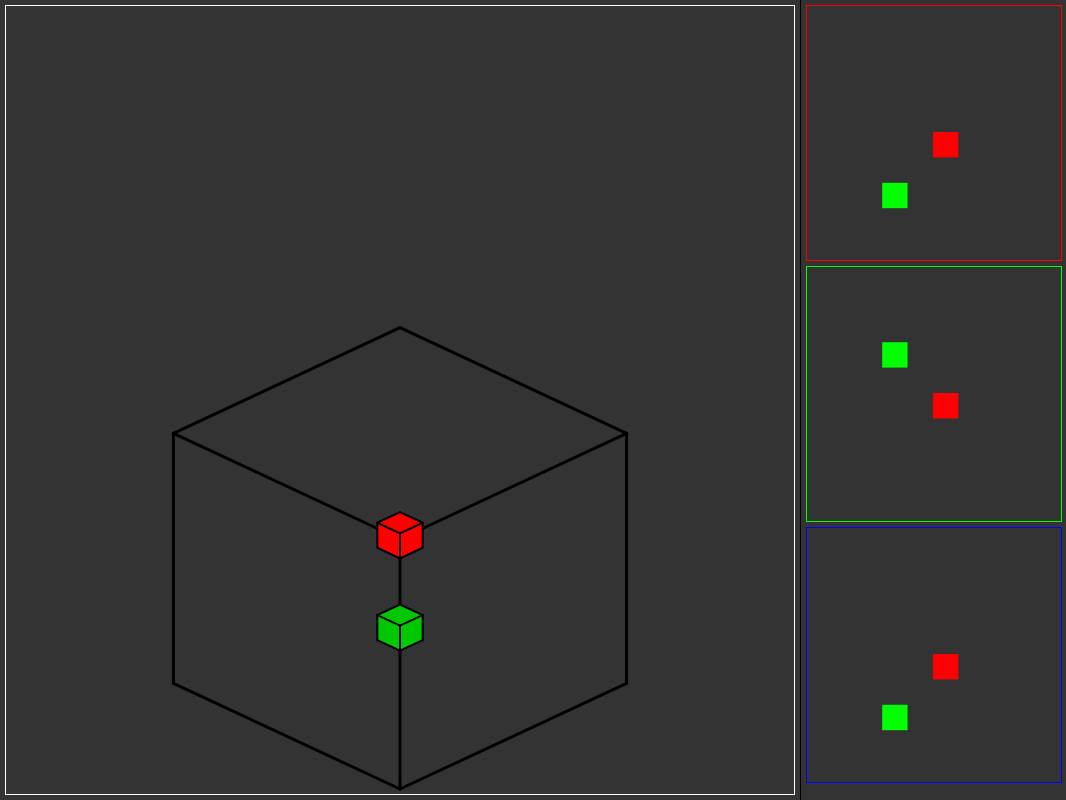
Frame 1 (no input)
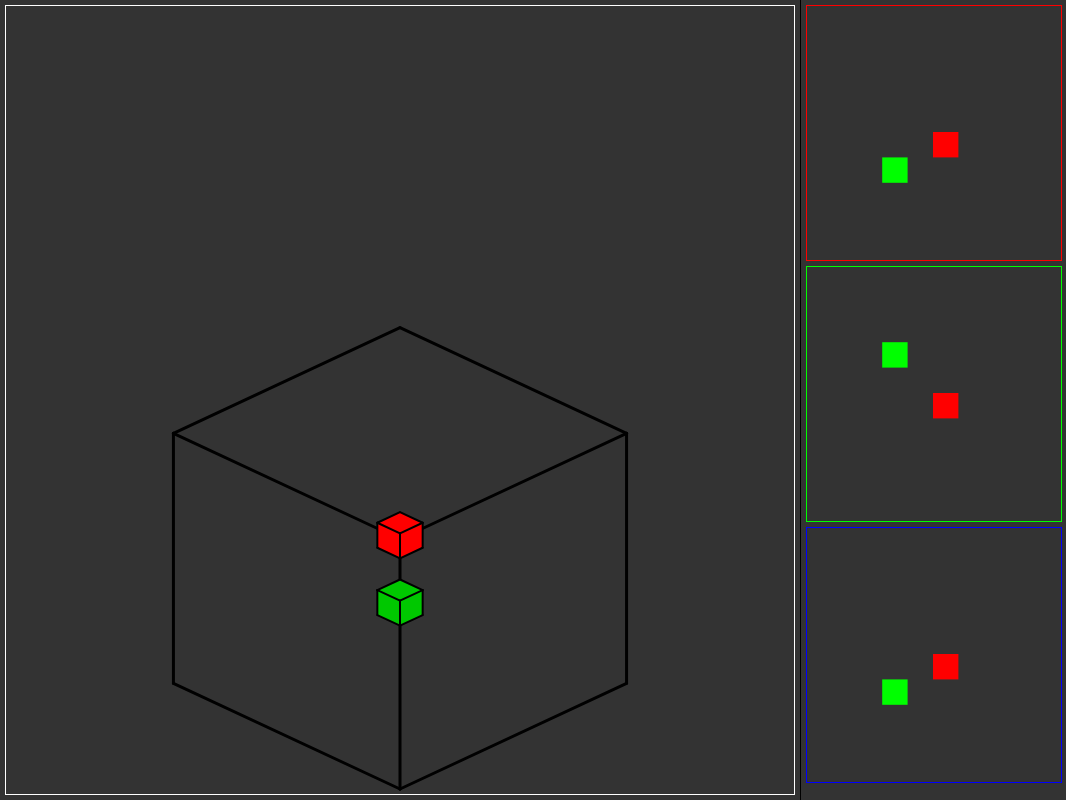
Frame 60 (no input)
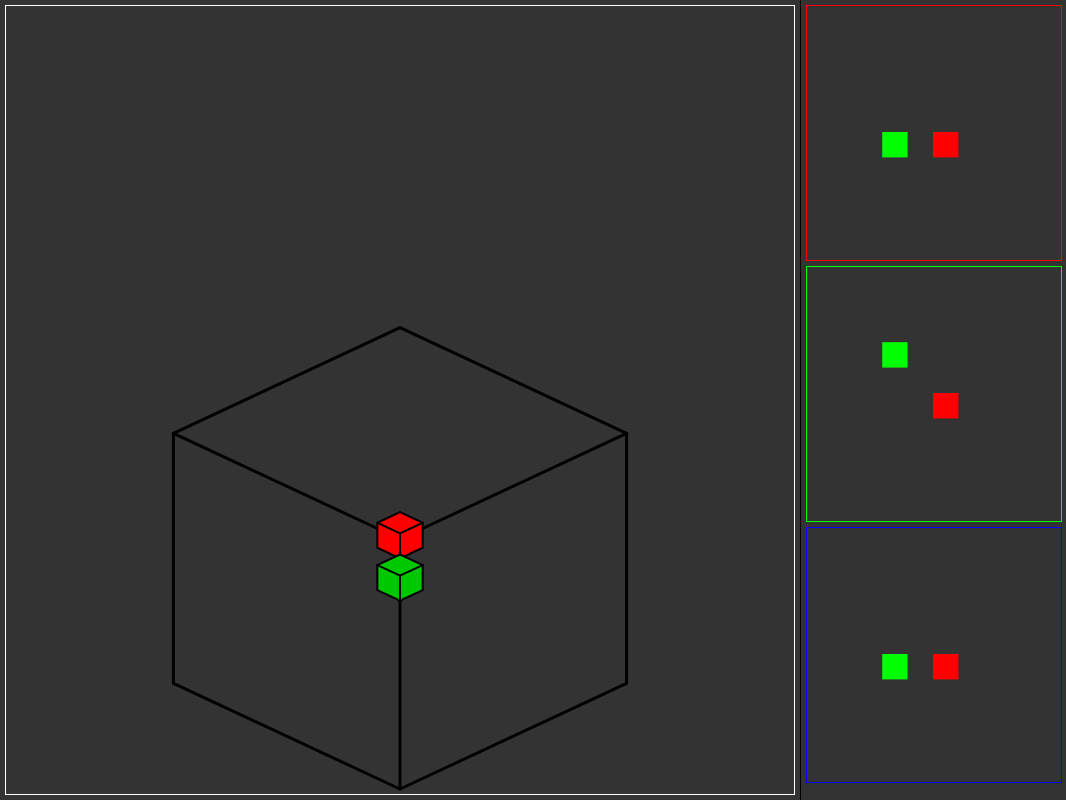
Frame 120 (the mouse pressed at the canvas centre since frame 60)

The p5.js sketch that drew these frames (run headless with seeded random() and noise() and a simulated clock; from frame 60 on, the mouse is pressed at the canvas centre):

// p5.js sketch
// ── sketch.js
let winWidth = 800;
let winHeight = 800;

let sideViewWidth = 266;

// Snake Variables
let food = [5, 5, 5];
let defaultSnake = [[3, 3, 3]];
let snake = [[3, 3, 3]];
let widthTiles = 10;
let heightTiles = 10;
let depthTiles = 10;
let dir = "i";

function setup() {
  let canvas = createCanvas(winWidth+sideViewWidth, winHeight);
  frameRate(60);
}

let framesI = 0;
let frameDelay = 60;

let dirs = [
  'w',
  's',
  'a',
  'd',
  'i',
  'k'
]

function keyPressed() {
  if (key === 'w' || 's', 'a', 'd', 'i', 'k') {
    dir = key;
  }
}

function draw() {
  framesI++;
  
  if (framesI >= frameDelay) {
    framesI -= frameDelay;
    everyInterval();
  }

  background(51, 51, 51);
  render(widthTiles, heightTiles, depthTiles, snake.slice(0, snake.length));
}

function everyInterval() {
  if (food == [-1, -1, -1]) {
    food = spawnFood();
  }

  let currentHead = snake[0];
  
  let newHead = [currentHead[0], currentHead[1], currentHead[2]];
  if (dir == "w") newHead[2]++;
  else if (dir == "s") newHead[2]--;
  else if (dir == "a") newHead[0]++;
  else if (dir == "d") newHead[0]--;
  else if (dir == "i") newHead[1]++;
  else if (dir == "k") newHead[1]--;

  if (
    newHead[0] >= widthTiles ||
    newHead[1] >= heightTiles ||
    newHead[2] >= depthTiles ||

    newHead[0] < 0 ||
    newHead[1] < 0 ||
    newHead[2] < 0
  ) {
    // Dead
    snake = defaultSnake.slice(0, 1);
    return;
  }

  /*if (snake.contains(newHead)) {
    snake = defaultSnake.slice(0, 1);
    return;
  }*/

  let newSnake = [newHead];
  for (let i = 0; i < snake.length-1; i++) {
    newSnake.push(snake[i]);
  }

  if (newHead[0] === food[0] && newHead[1] === food[1] && newHead[2] === food[2]) {
    food = [-1, -1, -1];
    newSnake.push(newSnake[newSnake.length-1]);
    food = spawnFood();
  }
  snake = newSnake;
}

function snakeContains(pos) {
  return false;//snake.contains(pos);
}

function spawnFood() {
  let x = Math.floor(Math.random() * (widthTiles));
  let y = Math.floor(Math.random() * (heightTiles));
  let z = Math.floor(Math.random() * (depthTiles));
  
  if (snakeContains([x, y, z])) return spawnFood();
  else return [x, y, z];
}

// ── 3d.js
let angle = 25;
let sideLength = 25;
// To the Right is z axis
// To the Left is x axis
// And obviously up is y axis

function renderOutsideLines(x, y, width = 5, depth = 5, height = 5) {
  let start = [x, y];
  let upper = [x, y-height*sideLength];
  let rightLower = getLineEndCoordinates(start[0], start[1], -angle, depth*sideLength);
  let leftLower = getLineEndCoordinates(start[0], start[1], angle+180, width*sideLength);
  let top = getLineEndCoordinates(leftLower[0], leftLower[1]-height*sideLength, -angle, depth*sideLength)

  fill(0);
  stroke('black');
  strokeWeight(3);
  line(start[0], start[1], rightLower[0], rightLower[1]);
  line(start[0], start[1], leftLower[0], leftLower[1]);
  line(start[0], start[1], upper[0], upper[1]);
  line(leftLower[0], leftLower[1], leftLower[0], leftLower[1]-height*sideLength);
  line(rightLower[0], rightLower[1], rightLower[0], rightLower[1]-height*sideLength);
  line(upper[0], upper[1], leftLower[0], leftLower[1]-height*sideLength);
  line(upper[0], upper[1], rightLower[0], rightLower[1]-height*sideLength);
  line(leftLower[0], leftLower[1]-height*sideLength, top[0], top[1]);
  line(top[0], top[1], rightLower[0], rightLower[1]-height*sideLength);
}

function render3D(x, y, width, height, boardWidth, boardHeight, boardDepth, s) {
  stroke('black');
  renderOutsideLines(
    x+width/2, y+height-5,
    boardWidth, boardDepth, boardHeight
  );

  let renderSnake = s.slice(0, s.length);
  renderSnake.push(food);

  renderSnake.sort((a, b) => {
    // First compare first element (descending)
    if (a[0] !== b[0]) {
      return b[0] - a[0];
    }
    // Then compare third element (descending)
    if (a[2] !== b[2]) {
      return b[2] - a[2];
    }
    // Finally compare second element (ascending)
    return a[1] - b[1];
  });

  strokeWeight(2);
  for (let i = 0; i < renderSnake.length; i++) {
    console.log("Rendering cube: "+renderSnake[i]);
    if (renderSnake[i] == snake[0])
      renderCube(renderSnake[i], [0, 200, 0], [x+width/2, y+height-5]);
    else if (renderSnake[i] == food)
      renderCube(renderSnake[i], [255, 0, 0], [x+width/2, y+height-5]);
    else
      renderCube(renderSnake[i], [0, 255, 0], [x+width/2, y+height-5]);
  }
}

// ── 3d_helpers.js
function getLineEndCoordinates(startX, startY, angleInDegrees, l) {
  // Convert angle from degrees to radians. Math functions in JS use radians.
  const angleInRadians = angleInDegrees * Math.PI / 180;
  // Calculate the x and y offsets using trigonometry.  Cosine for x, sine for y.
  const endX = startX + l * Math.cos(angleInRadians);
  const endY = startY + l * Math.sin(angleInRadians);

  return [endX, endY];
}

function renderCube(pos, color, start) {
  let sPos = [start[0], start[1]];
  sPos = getLineEndCoordinates(sPos[0], sPos[1], 180+angle, sideLength*pos[0]);
  sPos = getLineEndCoordinates(sPos[0], sPos[1], -angle, sideLength*pos[2]);
  sPos[1] -= sideLength*pos[1];

  let bottomNLeftBottom = [sPos, getLineEndCoordinates(sPos[0], sPos[1], 180+angle, sideLength)];
  let bottomNRightBottom = [sPos, getLineEndCoordinates(sPos[0], sPos[1], -angle, sideLength)];
  let bottomNUpper = [sPos, [sPos[0], sPos[1]-sideLength]];
  let leftBottomNLeftUpper = [bottomNLeftBottom[1], [bottomNLeftBottom[1][0], bottomNLeftBottom[1][1]-sideLength]];
  let rightBottomNRightUpper = [bottomNRightBottom[1], [bottomNRightBottom[1][0], bottomNRightBottom[1][1] - sideLength]];
  let upperNLeftUpper = [bottomNUpper[1], leftBottomNLeftUpper[1]];
  let upperNRightUpper = [bottomNUpper[1], rightBottomNRightUpper[1]];
  let leftUpperNTop = [leftBottomNLeftUpper[1], getLineEndCoordinates(leftBottomNLeftUpper[1][0], leftBottomNLeftUpper[1][1], -angle, sideLength)];
  let rightUpperNTop = [rightBottomNRightUpper[1], leftUpperNTop[1]];

  fill(color[0], color[1], color[2]);
  noStroke();
  beginShape();
  vertex(sPos[0], sPos[1]);
  vertex(bottomNLeftBottom[1][0], bottomNLeftBottom[1][1]);
  vertex(leftBottomNLeftUpper[1][0], leftBottomNLeftUpper[1][1]);
  vertex(leftUpperNTop[1][0], leftUpperNTop[1][1]);
  vertex(rightBottomNRightUpper[1][0], rightBottomNRightUpper[1][1]);
  vertex(rightBottomNRightUpper[0][0], rightBottomNRightUpper[0][1]);
  endShape();

  let lines = [
    bottomNLeftBottom, bottomNRightBottom, bottomNUpper, leftBottomNLeftUpper,
    upperNLeftUpper, upperNRightUpper, leftUpperNTop, rightBottomNRightUpper,
    rightUpperNTop
  ];
  fill(0);
  stroke('black');
  strokeWeight(2);
  for (let i = 0; i < lines.length; i++) {
    line(lines[i][0][0], lines[i][0][1], lines[i][1][0], lines[i][1][1]);
  }
}

// ── render.js
function renderSideViewX(x, y) {
  fill(255, 0, 0);
  
  rect(x, y, sideViewWidth-10, sideViewWidth-10);
  fill(51);
  rect(x+1, y+1, sideViewWidth-10-2, sideViewWidth-10-2);

  let width = sideViewWidth-10-2;
  let height = width;

  let tileWidth = width/widthTiles;
  let tileHeight = height/heightTiles;

  fill(0, 255, 0);
  for (let i = 0; i < snake.length; i++) {
    let bodyPart = snake[i];
    rect(x+(bodyPart[2]*tileWidth), (y+tileHeight*heightTiles)-(bodyPart[1]*tileHeight), tileWidth, tileHeight);
  }
  fill(255, 0, 0);
  rect(x+(food[2]*tileWidth), (y+tileHeight*heightTiles)-(food[1]*tileHeight), tileWidth, tileHeight);
}

function renderSideViewZ(x, y) {
  fill(0, 0, 255);
  
  rect(x, y, sideViewWidth-10, sideViewWidth-10);
  fill(51);
  rect(x+1, y+1, sideViewWidth-10-2, sideViewWidth-10-2);

  let width = sideViewWidth-10-2;
  let height = width;

  let tileWidth = width/widthTiles;
  let tileHeight = height/heightTiles;

  fill(0, 255, 0);
  for (let i = 0; i < snake.length; i++) {
    let bodyPart = snake[i];
    rect(x+(bodyPart[0]*tileWidth), (y+tileHeight*heightTiles)-(bodyPart[1]*tileHeight), tileWidth, tileHeight);
  }
  fill(255, 0, 0);
  rect(x+(food[0]*tileWidth), (y+tileHeight*heightTiles)-(food[1]*tileHeight), tileWidth, tileHeight);
}

function renderSideViewY(x, y) {
  fill(0, 255, 0);
  
  rect(x, y, sideViewWidth-10, sideViewWidth-10);
  fill(51);
  rect(x+1, y+1, sideViewWidth-10-2, sideViewWidth-10-2);

  let width = sideViewWidth-10-2;
  let height = width;

  let tileWidth = width/widthTiles;
  let tileHeight = height/heightTiles;

  fill(0, 255, 0);
  for (let i = 0; i < snake.length; i++) {
    let bodyPart = snake[i];
    rect(x+(bodyPart[2]*tileWidth), y+(bodyPart[0]*tileHeight), tileWidth, tileHeight);
  }
  fill(255, 0, 0);
  rect(x+(food[2]*tileWidth), y+(food[0]*tileHeight), tileWidth, tileHeight);
}

function render3DArea(x, y, width, height, boardWidth, boardHeight, boardDepth, s) {
  fill(255);
  rect(x, y, width, height);
  fill(51);
  rect(x+1, y+1, width-2, height-2);
  
  render3D(x+1, y+1, width-2, width-2, boardWidth, boardDepth, boardHeight, s);
}

function render(boardWidth, boardHeight, boardDepth, s) {
  noStroke();
  fill(0, 0, 0);
  
  rect(winWidth, 0, 1, winHeight);
  renderSideViewX(winWidth+1+5, 5);
  renderSideViewY(winWidth+1+5, 5+sideViewWidth-10+5);
  renderSideViewZ(winWidth+1+5, 5+sideViewWidth-10+5+sideViewWidth-10+5);
  render3DArea(5, 5, winWidth-10, winHeight-10, boardWidth, boardHeight, boardDepth, s)
}

// ── style.css
html {
  background: rgba(100, 100, 100, 255);
  text-align: center;
}
